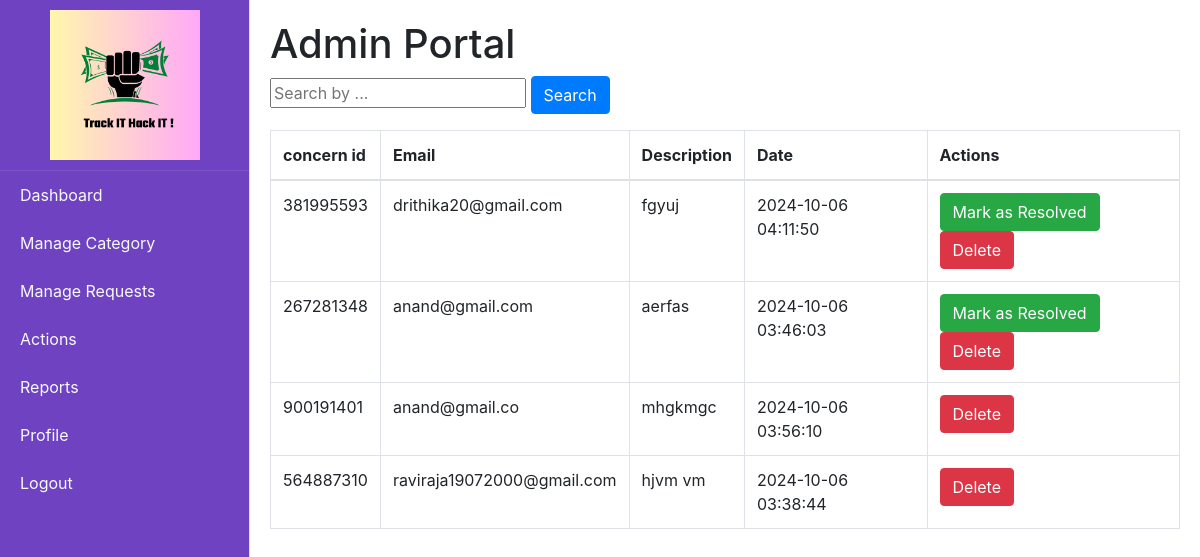
The app's page /admin_request (signed in), older data.
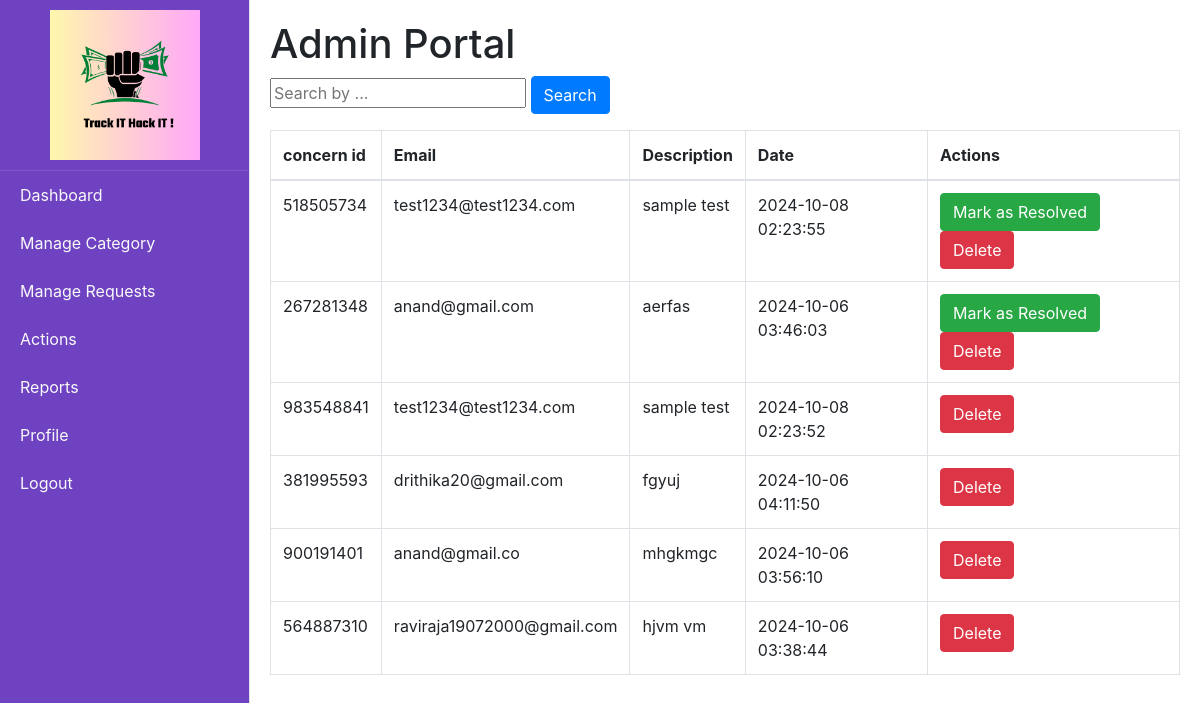
The same page, newer data.
### tables this page shows
CREATE TABLE concerns (id INTEGER PRIMARY KEY AUTOINCREMENT, user_id INTEGER, email TEXT NOT NULL, concern TEXT NOT NULL, timestamp DATETIME DEFAULT CURRENT_TIMESTAMP, consern_id TEXT, resolved INTEGER DEFAULT (0));

### app.py (the view)
@app.route('/admin_request', methods=['GET', 'POST'])
@login_required  # Assuming only logged-in users can access this
def admin_request():
    search_query = request.args.get('search_query', '')  # Fetch search query
    sort_by_date = request.args.get('sort_by_date', 'desc')  # Sort by date (default descending)
    query = '''
        SELECT id, email, concern, timestamp, resolved, consern_id
        FROM concerns
        WHERE  (concern LIKE ? OR email LIKE ? OR consern_id LIKE ?)
        ORDER BY resolved asc, timestamp {}'''.format(sort_by_date)
    search_query_param = f'%{search_query}%'  # Search pattern for query
    unresolved_requests = query_db(query, [search_query_param, search_query_param,search_query_param])
    return render_template('admin_request.html', requests=unresolved_requests)

### app.py (called while the page is built)
@login_manager.user_loader
def load_user(user_id):
    return get_user_by_id(user_id)

@app.after_request
def after_request(response):
    response.headers["Cache-Control"] = "no-cache, no-store, must-revalidate"
    return response

@app.context_processor
def inject_unread_notifications():
    if current_user.is_authenticated:
        unread_count = query_db('''
            SELECT COUNT(*)
            FROM notifications
            WHERE user_id = ? AND is_read = 0
        ''', [current_user.id], one=True)
        return dict(unread_count=unread_count[0] if unread_count else 0)
    return dict(unread_count=0)

### database.py (called while the page is built)
def get_db():
    return sqlite3.connect(DATABASE)

def query_db(query, args=(), one=False):
    cur = get_db().execute(query, args)
    rv = cur.fetchall()
    cur.close()
    return (rv[0] if rv else None) if one else rv

def get_user_by_id(user_id):
    conn = sqlite3.connect(DATABASE)
    cursor = conn.cursor()
    cursor.execute('SELECT * FROM users WHERE id = ?', (user_id,))
    user = cursor.fetchone()
    conn.close()
    if user:
        return User(id=user[0], username=user[1], email=user[2], password=user[3])
    return None

### templates/admin_request.html
{% extends "admin_home.html" %}
{% block content %}
<h1>Admin Portal</h1>
<form method="GET" action="{{ url_for('admin_request') }}" class="mb-3">
    <input type="text" name="search_query" placeholder="Search by ..." value="{{ request.args.get('search_query', '') }}">
    <button type="submit" class="btn btn-primary">Search</button>
</form>
<table class="table table-bordered">
    <thead>
        <tr>
            <th> concern id </th>
            <th>Email</th>
            <th>Description</th>
            <th>Date</th>
            <th>Actions</th>
        </tr>
    </thead>
    <tbody>
    {% for request in requests %}
        <tr>
             <td> {{request[5]}}</td>
            <td>{{ request[1] }}</td>
            <td>{{ request[2] }}</td>
            <td>{{ request[3]}}</td>
            <td>
            {%if request[4]==0 %}
                <form method="POST" action="{{ url_for('resolve_request', request_id=request[0]) }}" style="display:inline;">
                    <button type="submit" class="btn btn-success">Mark as Resolved</button>
                </form>
            {% endif %}
                <form method="POST" action="{{ url_for('delete_request', request_id=request[0]) }}" style="display:inline;">
                    <button type="submit" class="btn btn-danger">Delete</button>
                </form>
            </td>
        </tr>
    {% else %}
        <tr><td colspan="4">No requests found</td></tr>
    {% endfor %}
    </tbody>
</table>
{% endblock %}

Row changes from the older to the newer data that the page shows:
added concerns: consern "518505734", email "test1234@test1234.com", concern "sample test", timestamp "2024-10-08 02:23:55"
shown differently, row unchanged: concerns "anand@gmail.com": moves up the list
added concerns: consern "983548841", email "test1234@test1234.com", concern "sample test", timestamp "2024-10-08 02:23:52"
changed concerns "drithika20@gmail.com": no longer shows "Mark as Resolved"
